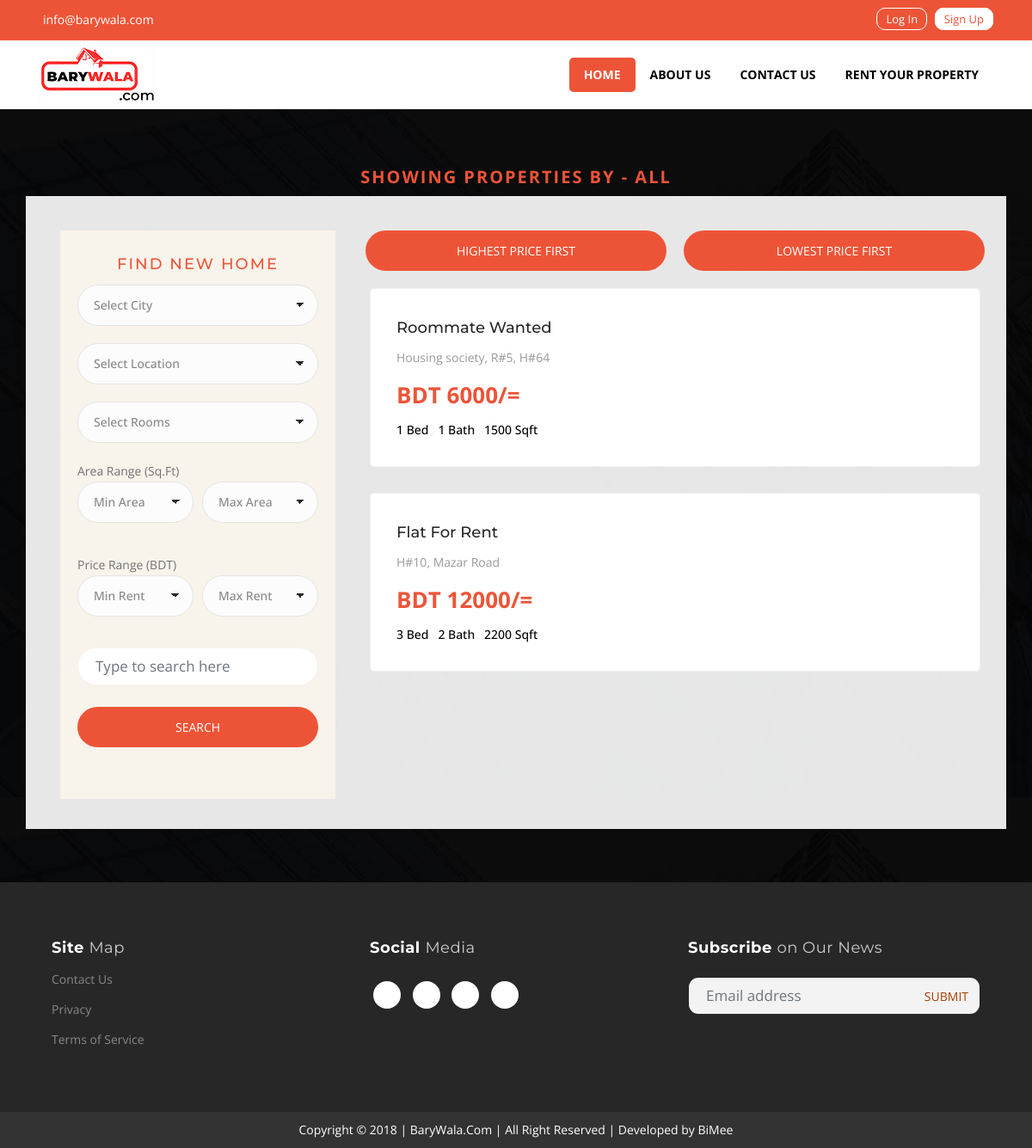
/barywala/index.php/residentials/get_all_filtered, run on the app's committed database.
### tables this page shows
CREATE TABLE `residential` (
  `id` int(10) NOT NULL,
  `user_id` int(10) NOT NULL,
  `title` varchar(30) NOT NULL,
  `slug` varchar(30) NOT NULL,
  `city` varchar(30) NOT NULL,
  `area` varchar(30) NOT NULL,
  `address` varchar(30) NOT NULL,
  `rent` int(10) NOT NULL,
  `category` varchar(30) NOT NULL,
  `size` int(10) NOT NULL,
  `rooms` int(10) DEFAULT NULL,
  `washrooms` int(10) DEFAULT NULL,
  `veranda` int(10) DEFAULT NULL,
  `parking` varchar(30) DEFAULT NULL,
  `lift` varchar(30) DEFAULT NULL,
  `gas` varchar(30) NOT NULL,
  `floor` varchar(30) NOT NULL,
  `bills` varchar(30) NOT NULL,
  `smoking` varchar(30) NOT NULL,
  `bachelor` varchar(30) DEFAULT NULL,
  `time_period` varchar(30) NOT NULL,
  `contact` int(10) NOT NULL,
  `image` varchar(30) DEFAULT NULL,
  `image1` varchar(30) DEFAULT NULL,
  `image2` varchar(30) DEFAULT NULL,
  `image3` varchar(30) DEFAULT NULL,
  `image4` varchar(30) DEFAULT NULL,
  `short_note` text DEFAULT NULL,
  `post_date` timestamp NOT NULL DEFAULT current_timestamp()
);

### barywala/application/controllers/Residentials.php (called while the page is built, shortened)
<?php
	class Residentials extends CI_Controller
	{
		public function get_all_filtered()
	    {
			$data['title'] = 'Showing properties by - ALL';
			$data['city'] = $this->residential_model->get_city();
			$data['areas'] = $this->residential_model->get_area();
	        $city = $this->input->post('city');
	 		$area = $this->input->post('area');
	 		$rooms = $this->input->post('rooms');
	 		$search = $this->input->post('search');
			$minimum_size = $this->input->post('minimum_size');
	  		$maximum_size = $this->input->post('maximum_size');
	 		$minimum_rent = $this->input->post('minimum_rent');
	  		$maximum_rent = $this->input->post('maximum_rent');
	        $data['residential'] = $this->residential_model->get_all_filtered($city,$area,$rooms,$search,$minimum_rent,$maximum_rent,$minimum_size,$maximum_size);
	        $this->load->view('templates/header');
			$this->load->view('residentials/all_residential_list', $data);
			$this->load->view('templates/footer');
	    }
	}
?>

### barywala/index.php (called while the page is built, shortened)
<?php
require_once BASEPATH.'core/CodeIgniter.php';

### barywala/application/models/Residential_model.php (called while the page is built, shortened)
<?php
	class Residential_model extends CI_Model
	{
        public function get_all_filtered($city,$area,$rooms,$search,$minimum_rent,$maximum_rent,$minimum_size,$maximum_size)
        {
            $this->db->select('*');
            $this->db->from('residential');
            $array = array('city' => $city, 'area' => $area, 'rooms' => $rooms);
            $this->db->like($array);
            $query = $this->db->get();
            return $query->result_array();
        }
         public function get_area()
        {
            $this->db->distinct();
            $this->db->select('area');
            $this->db->from('residential');
            $query = $this->db->get();
            if($query->num_rows()>0){
                return $query->result_array();
            }
        }
        public function get_city()
        {
            $this->db->distinct();
            $this->db->select('city');
            $this->db->from('residential');
            $query = $this->db->get();
            if($query->num_rows()>0){
                return $query->result_array();
            }
        }
	}
?>

### barywala/application/views/residentials/all_residential_list.php (the view, shortened to what this page needs)
 <div class="main-container section-padding"  style="background-image: url(<?php echo base_url();?>assets/img/body1.jpg)">
    <h5 class="sidebar-title" style="text-align:center; font-size:20px;"><strong><?=$title;?> </strong></h5>
   <div class="container" style="background: #ffffffe6; padding-top:30px; padding-right: 30px; padding-left: 30px ;">
      <div class="row">
         <div class="col-lg-4 col-md-12 col-xs-12">
          <div class="sidebar sticky right">
            <div class="widget">
              <h3 class="sidebar-title" style="text-align:center;">Find New Home</h3>
              <?php echo form_open('residentials/get_all_filtered')?>
              <div class="row with-forms">
                <div class="col-md-12">
                 <select id="selectCity" name="city" class="classic" >
                  <option value="">Select City</option>
                  </select>
                </div>
              </div>
              <div class="row with-forms">
                <div class="col-md-12">
                  <select name="area" class="classic">
                      <option value="">Select Location</option>
                    </select>
                </div>
              </div>
              <div class="row with-forms">
                <div class="col-md-12">
                  <select name="rooms" class="classic">
                      <option value="">Select Rooms</option>
                  </select>
                </div>
              </div>
             <div class="row with-forms">
                <div class="col-md-12">
                  Area Range (Sq.Ft)
                  <div class="form-row">
                  <div class="form-group col-md-6">
                    <select name="minimum_size" class="classic" >
                        <option value="">Min Area</option>
                    </select>
                  </div>
                   <div class="form-group col-md-6">
                    <select name="maximum_size" class="classic">
                        <option value="">Max Area</option>
                    </select>
                  </div>
                </div>
                </div>
              </div>
              <div class="row with-forms">
                <div class="col-md-12">
                  Price Range (BDT)
                  <div class="form-row">
                  <div class="form-group col-md-6">
                    <select name="minimum_rent" class="classic">
                        <option value="">Min Rent</option>
                    </select>
                  </div>
                   <div class="form-group col-md-6">
                    <select name="maximum_rent" class="classic">
                        <option value="">Max Rent</option>
                    </select>
                  </div>
                </div>
                </div>
              </div>
               <div class="row with-forms">
                <div class="col-md-12">
                  <input style="border-radius: 25px; background-color:#fff;" class="form-control" type="text" name="search"  placeholder="Type to search here"/>
                </div>
                </div><br>
               <button type="submit" class="fullwidth btn btn-common">Search</button>
              <?php echo form_close();?>
            </div>
          </div>
        </div>
        <div class="col-lg-8 col-md-12 col-xs-12">
               <div class="row with-forms">
                <div class="col-md-6 col-xs-6" style="padding: 10px;">
                   <?php echo form_open('residentials/get_post_by_high_rent')?>
                      <button class="fullwidth btn btn-common" type="submit">Highest Price First</button>
                    <?php echo form_close();?>
                </div>
                <div class="col-md-6 col-xs-6" style="padding: 10px;">
                    <?php echo form_open('residentials/get_post_by_low_rent')?>
                      <button class="fullwidth btn btn-common" type="submit">Lowest Price First</button>
                    <?php echo form_close();?>
                </div>
              </div>
            <div class="listing-container list-layout">
               <?php foreach($residential as $item):?>
              <div class="property-main">
                <div class="property-wrap">
                  <div class="property-item">
                    <div class="item-thumb">
                      <a class="hover-effect" href="<?php echo site_url('/residentials/'.$item['slug']);?>">
                      </a>
                    </div>
                    <div class="item-body">
                      <h3 class="property-title">
                        <a href="<?php echo site_url('/residentials/'.$item['slug']);?>"><?= $item['title'];?></a>
                      </h3>
                      <div class="adderess">
                        <i class="lni-map-marker"></i><?= $item['address']; ?>
                      </div>
                      <div class="pricin-list">
                        <div class="property-price"><span>BDT <?= $item['rent']; ?>/=</span></div>
                        <p>
                          <span><?= $item['rooms'];?> Bed</span> . <span><?= $item['washrooms'];?> Bath</span> .
                          <span><?= $item['size'];?>  Sqft</span>
                        </p>
                      </div>
                    </div>
                  </div>
                </div>
              </div>
               <?php endforeach ?>
            </div>
          <div class="col-12">
          </div>
        </div>
      </div><br>
  </div>
</div>

### data on the page
residential: title "Roommate Wanted", address "Housing society, R#5, H#64", rent "6000", rooms "1", washrooms "1", size "1500"
residential: title "Flat For Rent", address "H#10, Mazar Road", rent "12000", rooms "3", washrooms "2", size "2200"

### other printed values
$title "SHOWING PROPERTIES BY - ALL"
